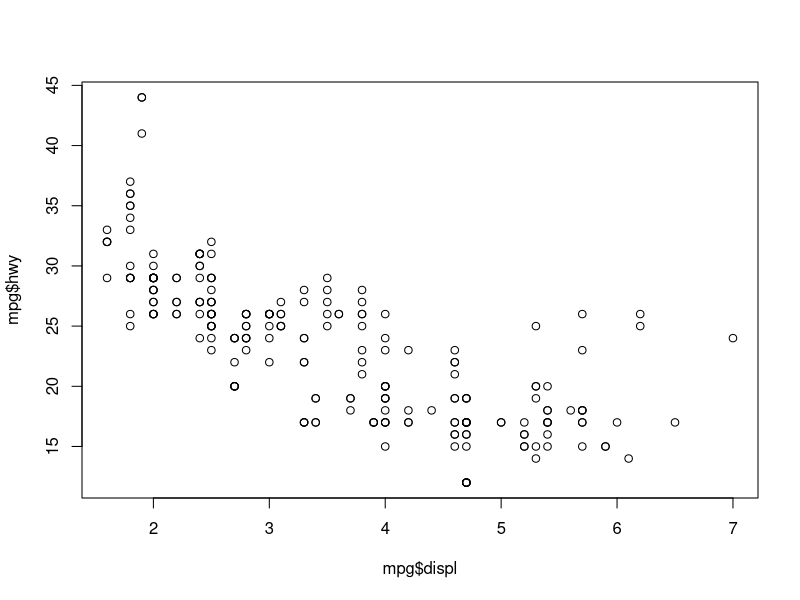
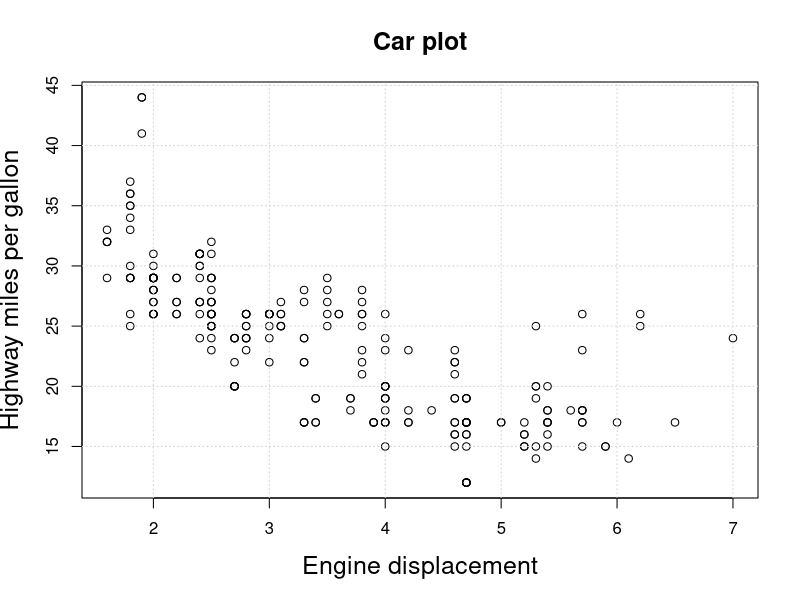
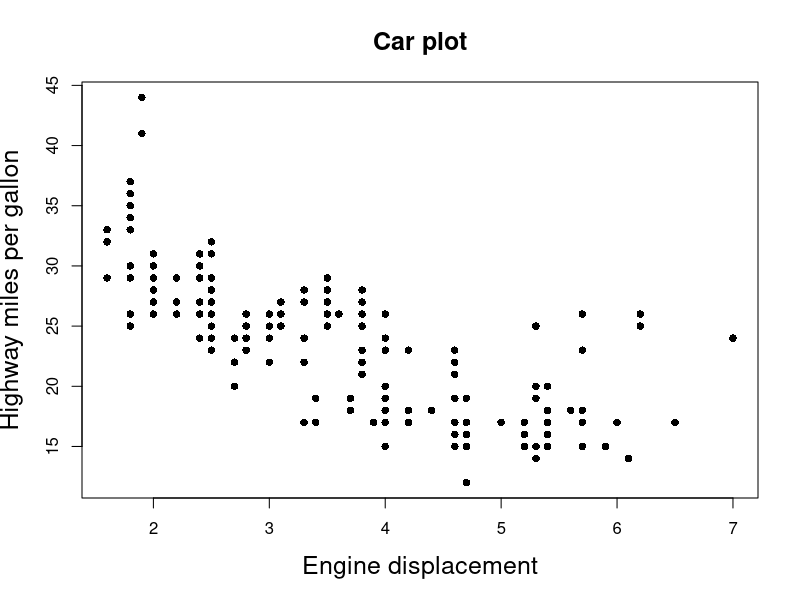
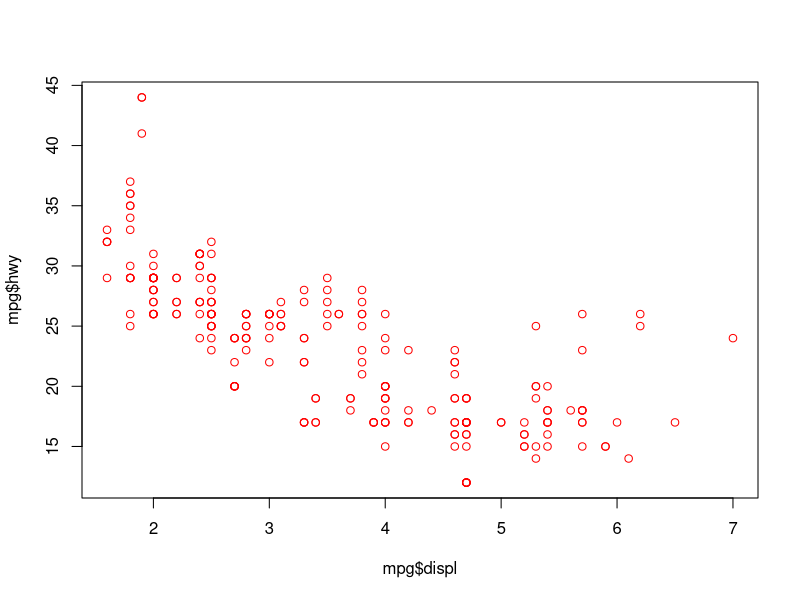
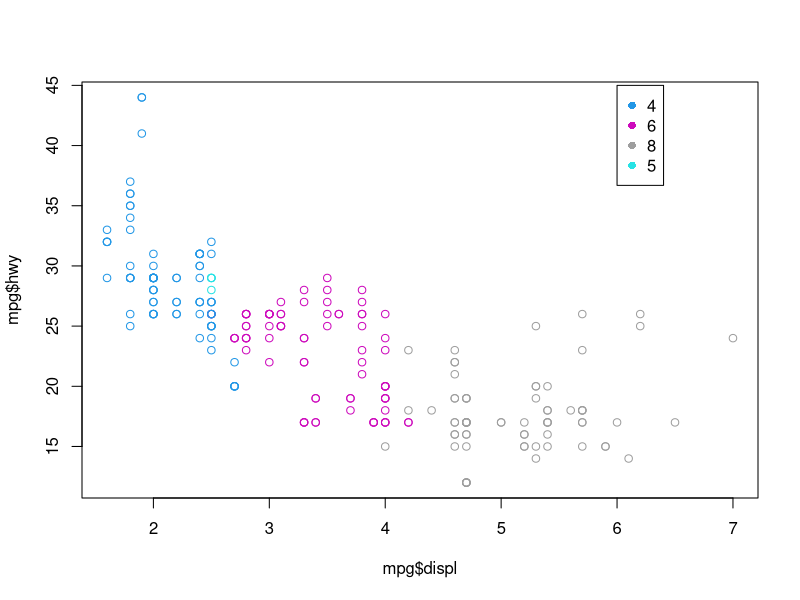
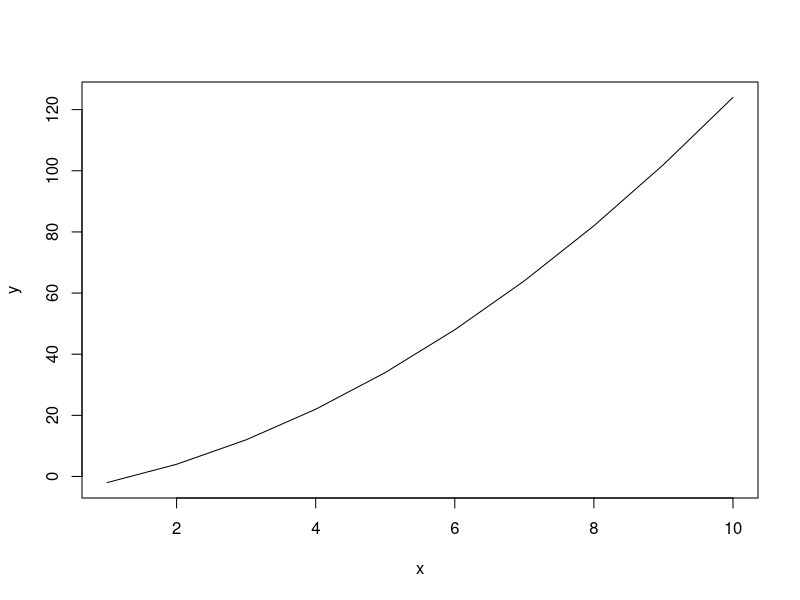
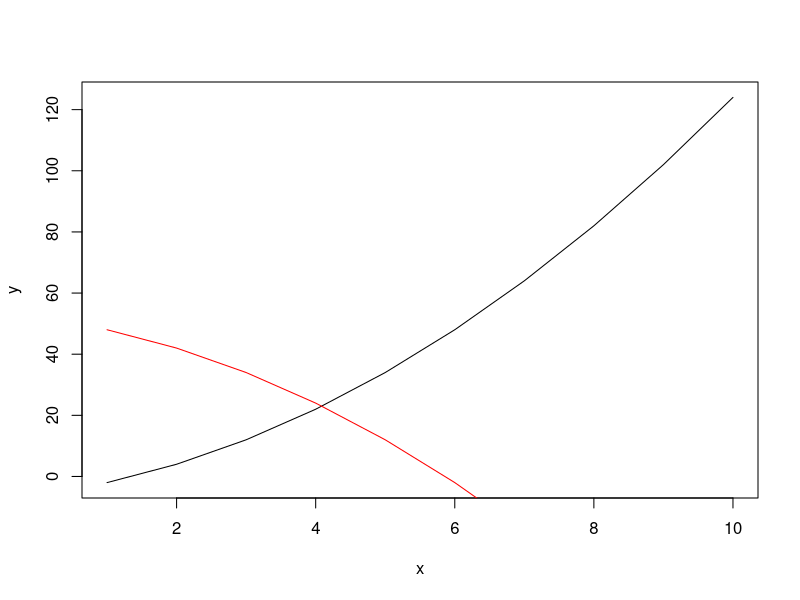
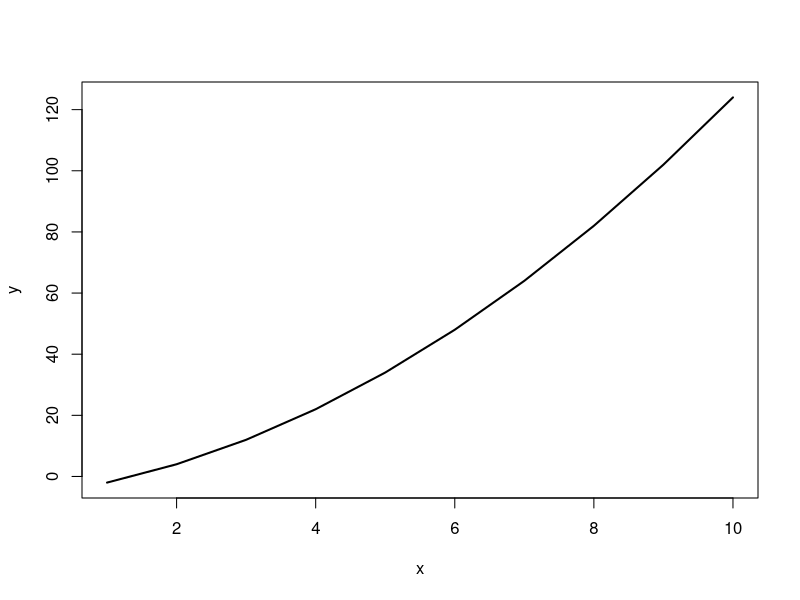

Here is the R script that generated these plots, in order:
## ---- chunk 1
knitr::opts_chunk$set(echo = FALSE)
library(viridis)

library(knitr)
opts_knit$set(root.dir = '../')
## ---- chunk 2
library(tidyverse)
mpg

head(mpg)
## ---- chunk 3
plot(mpg$displ, mpg$hwy)

# What else is needed to make this a good plot?
# Titles
plot(mpg$displ, mpg$hwy, xlab = "Engine displacement", ylab = "Highway miles per gallon", 
     main = "Car plot", cex.main=1.5, cex.lab=1.5)
# Grid lines
grid()

# Specifying shape of points - ?pch
plot(mpg$displ, mpg$hwy, xlab = "Engine displacement", ylab = "Highway miles per gallon", 
     main = "Car plot", cex.main=1.5, cex.lab=1.5, pch = 16)

# Specifying colour of points
plot(mpg$displ, mpg$hwy, col = "red")
plot(mpg$displ, mpg$hwy, col = mpg$cyl)
# Adding legend
legend(6, 45, legend = unique(mpg$cyl), col = c(4, 6, 8, 5), pch = 16)
## ---- chunk 4

x <- 1:10
y <- x^2 + 3*x - 6
plot(x, y, type = 'l')

# Adding a second line 
y2 <- - x^2 - 3*x + 52
plot(x, y, type = 'l')
lines(x, y2, col = "red")

# Line weight
plot(x, y, type = 'l', lwd=2)

# Line style
plot(x, y, type = 'l', lty=2)
## ---- chunk 5
plot(mpg$displ, mpg$hwy)
abline(lm(mpg$hwy ~ mpg$displ))
## ---- chunk 6
# Making a bar graph for the different numbers of cars from each manufacturer
count <- table(mpg$manufacturer)
barplot(count)

# Rotating axis names
barplot(count, las=2)

# Changing colours
barplot(count, col="blue")
## ---- chunk 7
table <- table(mpg$cyl, mpg$class, dnn=c("Cylinders", "Class")) # Creates a contingency table
table

# Stacked
barplot(table)

# Sidebyside
barplot(table, 
        col = c("turquoise4", "turquoise2", "turquoise", "turquoise3"),
        beside=TRUE)

legend("left", title="Cylinders", 
       legend = sort(unique(mpg$cyl)), 
       fill =c("turquoise4", "turquoise2", "turquoise", "turquoise3"),
       box.lty=0)
## ---- chunk 8
hist(mpg$displ)

# Normalising histogram
hist(mpg$displ, freq=FALSE)

# Changing size of bins
hist(mpg$displ, breaks = 20)

# Looking at information about histograms
hist_info <- hist(mpg$displ, breaks = 20)
hist_info
## ---- chunk 9
plot(x = 1:10, y = x^2, type = 'l')
abline(v = 5)
abline(h = 60)
## ---- chunk 10
par(mfrow=c(1,2))
plot(x = 1:10, y = x^2, type = 'l')
plot(x = 1:10, y = x^3, type = 'l')
## ---- chunk 11
library(ggplot2)
ggplot(mpg)
## ---- chunk 12
ggplot(data = mpg) + 
  geom_point(aes(x = displ, y = hwy, col = displ))
## ---- chunk 13
ggplot(data = mpg) +
  geom_point(aes(x = displ, y = hwy, col = displ)) +
  geom_line(aes(x = displ, y = hwy, col = displ)) +
  xlim(-1, 8) + 
  xlab("Engine dispacement") + ylab("Highway miles per gallon")
## ---- chunk 14
x <- 1:10
y <- x^2 + 3*x - 6
y2 <- - x^2 - 3*x + 52

df <- data.frame("x" = x, "y" = y, "y2" = y2)

ggplot(df) + 
  geom_line(aes(x=x, y= y, colour = "y")) + 
  geom_line(aes(x=x, y= y2,  colour = "y2")) + 
  scale_colour_manual(name="Lines", values = c("y" = "red", "y2" = "blue")) 
## ---- chunk 15
ggplot(mpg) + geom_histogram(aes(displ), bins = 10)
## ---- chunk 16
p <- ggplot(data = mpg) + 
  geom_point(aes(x = displ, y = hwy, col = displ))

p +  theme(legend.title = element_blank())
p + theme_bw()
## ---- chunk 17
library(cowplot)
## ---- chunk 18
p1 <- ggplot(data = mpg) + 
  geom_point(aes(x = displ, y = hwy, col = displ))
p2 <- ggplot(data = mpg) + 
  geom_point(aes(x = displ, y = hwy, col = displ))

plot_grid(p1, p2)
